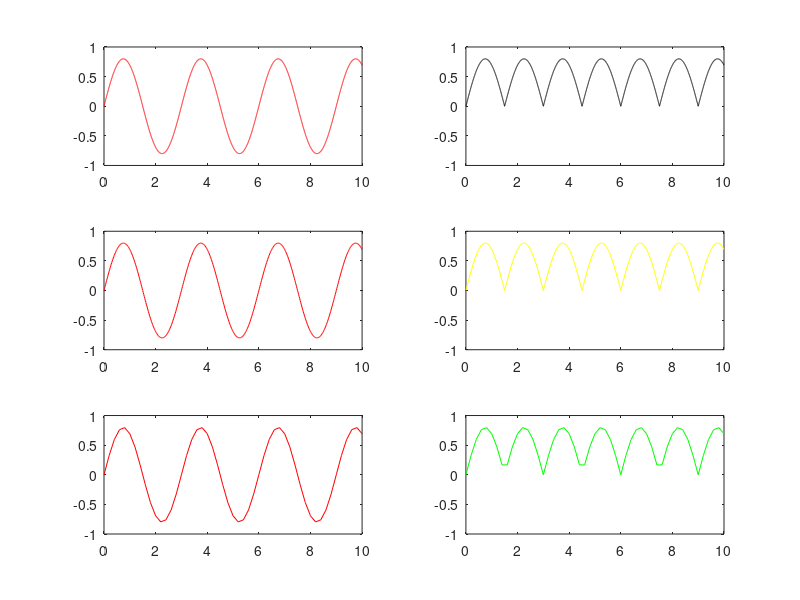

The MATLAB script that drew this image:
clear all 
close all
T=3;
f=1/T;
A=0.8;
t1=0:0.002:10;      %se definesc vectorii cu rezolutiile cerute
t2=0:0.02:10;
t3=0:0.2:10;
s1=A*sin(2*pi*f*t1);

subplot(3,2,1)
plot(t1,s1,'r')
for i=1:length(s1)
    if s1(i)<0
        s1(i)=-s1(i)
    end
end;
subplot(3,2,2)
plot(t1,s1,'k');
ylim([-1,1])

subplot(3,2,3)
s2=A*sin(2*pi*f*t2);
plot(t2,s2,'r')
for i=1:length(s2)
    if s2(i)<0
        s2(i)=-s2(i)
    end
end;
subplot(3,2,4)
plot(t2,s2,'y');
ylim([-1,1])


subplot(3,2,5)
s3=A*sin(2*pi*f*t3);
plot(t3,s3,'r')
for i=1:length(s3)
    if s3(i)<0
        s3(i)=-s3(i)
    end
end;
subplot(3,2,6)
plot(t3,s3,'g');
ylim([-1,1])